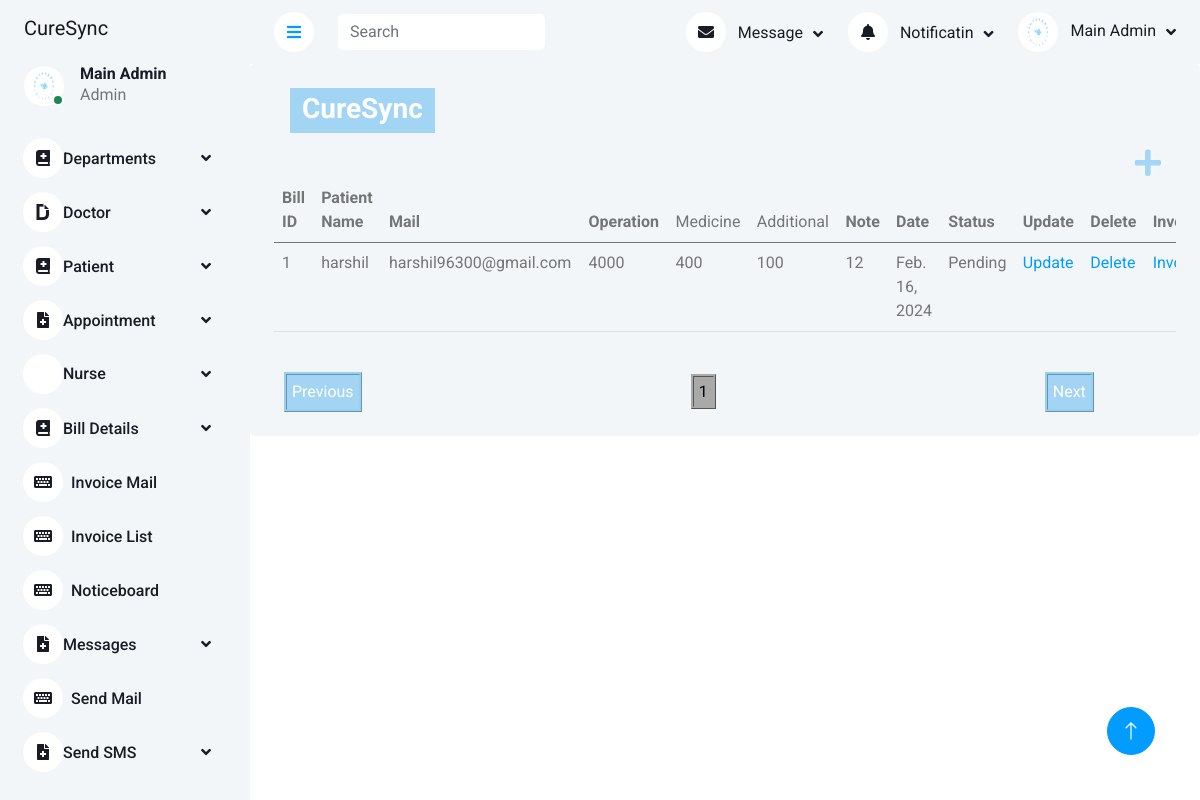
The page /viewgbill/ on the database its author committed.
### app1/models.py (models this page shows, shortened)
class GBill(models.Model):
    STATUS_CHOICE=[('PAID', 'PAID'),
        ('PENDING', 'PENDING'),]
    patient=models.ForeignKey(Patient,on_delete=models.PROTECT)
    mailid =models.CharField(max_length=50)
    operation=models.PositiveBigIntegerField()
    medicine=models.PositiveBigIntegerField()
    additional=models.PositiveBigIntegerField()
    tax=models.PositiveBigIntegerField()
    note=models.CharField(max_length=150)
    date1 = models.DateField()
    status = models.CharField(choices= STATUS_CHOICE,max_length=20)

class Patient(models.Model):
    GENDER_CHOICES = [
        ('M', 'Male'),
        ('F', 'Female'),
        ('O', 'Other'),
    ]
    name=models.CharField(max_length=50)
    gender = models.CharField(max_length=1, choices=GENDER_CHOICES)
    department=models.ForeignKey(Department,on_delete=models.PROTECT)
    mobile=models.PositiveBigIntegerField()
    address=models.CharField(max_length=50)
    image=models.ImageField(upload_to = 'media/reportimages')
    mailid =models.CharField(max_length=50)
    def __str__(self):
        return self.name

### app1/views.py (the view)
# urls.py: path('viewgbill/',views.viewgbill,name='viewgbill'),
def viewgbill(request):
    bill=GBill.objects.all()
    p = {'bill':bill}
    return render(request,'viewgbill.html',p)

### template/viewgbill.html (shortened to what this page needs)
{%extends 'adminmain12.html'%}
{%block content %}
<div class="col-12">
    <div class="bg-light rounded h-100 p-4">
        <h3><section class="animation">
            <div class="first"><div>CureSync</div></div>
            <br>
          </section></h3>
        <h2><p  class= "select plus-btn" >
            <a class="button1 plus-plus"type="button" href="{% url 'addgbill' %}"><i class="fa fa-plus" ></i></a>
        </p></h2>
        <div class="table-responsive" style="margin-top: -50px;">
            <table id="example" class="table"style="margin-top: 30px;">
                <thead>
                  <tr>
                      <th>Bill ID</th>
                      <th>Patient Name</th>
                      <th>Mail</th>
                      <th>Operation</th>
                      <td>Medicine</td>
                      <td>Additional</td>
                      <th>Note</th>
                      <th>Date</th>
                      <th>Status</th>
                      <th>Update</th>
                      <th>Delete</th>
                      <th>Invoice</th>
                    </tr>
                </thead>
                <tbody>
                  {% for i in bill %}
                  <tr>
                      <td>{{i.id}}</td>
                      <td>{{i.patient}}</td>
                      <td>{{i.mailid}}</td>
                      <td>{{i.operation}}</td>
                      <td>{{i.medicine}}</td>
                      <td>{{i.additional}}</td>
                      <td>{{i.note}}</td>
                      <td>{{i.date1}}</td>
                      <td>{{i.status}}</td>
                      <td class="select"><a class="button"href="{% url 'editgbill' i.id %}" onclick="return confirm('Are   you really want to update ')" class="btn btn-warning">Update</a></td>
                      <td class="select"><a class="button" href="{% url 'deletegbill' i.id %}" onclick="return confirm('Are   you really want to delete ')" class="btn btn-danger">Delete</a></td>
                      <td class="select"><a class="button"href="{% url 'editinvoice' i.id %}" onclick="return confirm('Are   you really want to download invoice ')" class="btn btn-warning">Invoice</a></td>
                    </tr>
                  {% endfor i in bill %}
              </tbody>
              </table>
        </div>
    </div>
</div>
</div>
</div>
{% endblock %}

### static/css/s1.css (style rules this page uses)
body { font-family:'Roboto'; background-color: #131417; }
p { text-shadow: 0 0 7px rgba(255,255,255,.3), 0 0 3px rgba(255,255,255,.3); }
.animation { height:50px; overflow:hidden; margin-left: 1rem; }
.animation > div > div { padding: 0.25rem 0.75rem; height:2.81rem; margin-bottom: 2.81rem; display:inline-block; }
.animation div:first-child { animation: text-animation 8s infinite; }
.first div { color: white; background-color:rgba(150, 207, 243, 0.859); }

### static/css/style.css (style rules this page uses)
:root { --primary:#009CFF ; --light: #F3F6F9; --dark: #191C24; }
.plus-btn { display: flex; align-items: center; justify-content: end; margin-right: 15px; }
.plus-plus { color: rgba(150, 207, 243, 0.859); font-size:30px; }

### rows shown on the page
GBill: id "1", patient "harshil", mailid "harshil96300@gmail.com", operation "4000", medicine "400", additional "100", note "12", date1 "Feb. 16, 2024", status "Pending"
